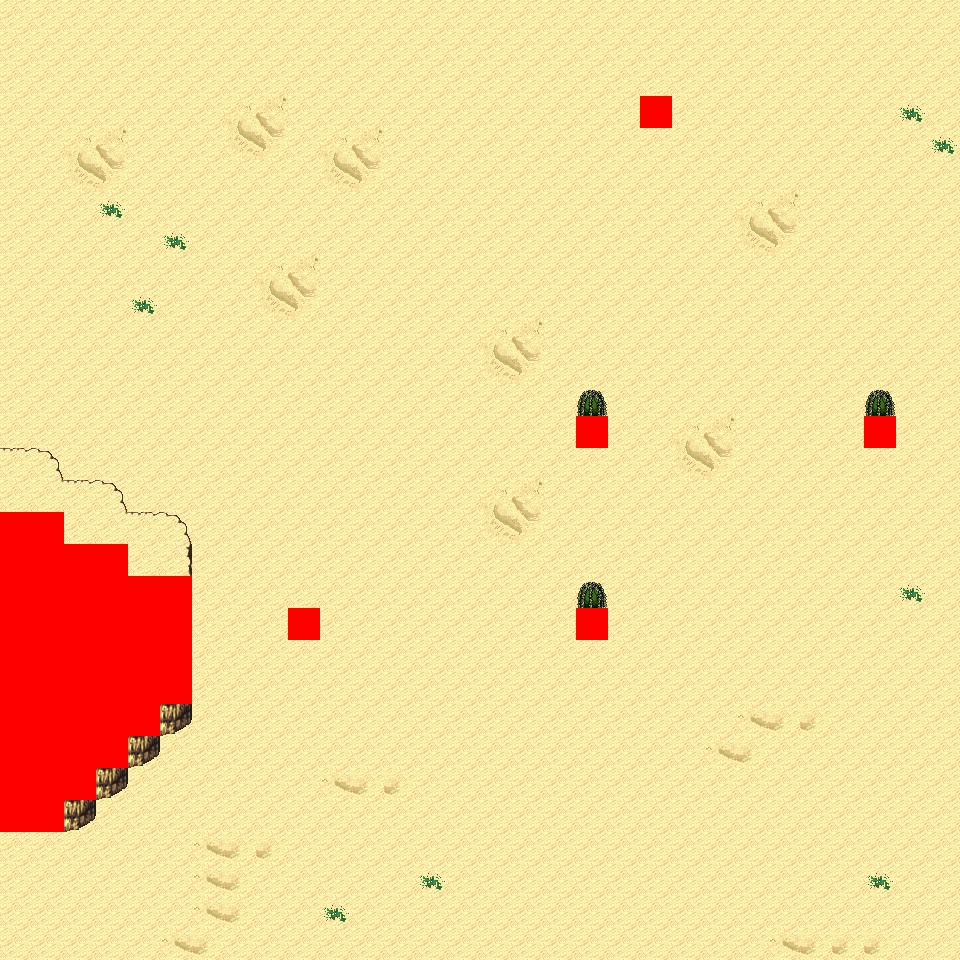

This is a level from a 2D game, rendered from its Tiled map with the project's own tilesets. A one-line summary and the map file follow, with tile-layer data summarised:
An orthogonal 30x30 tile map with 32x32 px tiles, 6 tile layers (Ground, Object, Object2, Above, ...), 6 tilesets and 4 objects (4x mapExit).

<map version="1.0" orientation="orthogonal" renderorder="right-down" width="30" height="30" tilewidth="32" tileheight="32" nextobjectid="5">
  <tileset firstgid="1" name="tileset_logic_collision" tilewidth="32" tileheight="32" tilecount="1" columns="1">
    <image source="../drawable/tileset_logic_collision.png" width="32" height="32" />
  </tileset>
  <tileset firstgid="2" name="tileset_terrain_desert" tilewidth="32" tileheight="32" tilecount="88" columns="8">
    <image source="../drawable/tileset_terrain_desert.png" width="256" height="352" />
  </tileset>
  <tileset firstgid="90" name="tileset_ground_sand_2" tilewidth="32" tileheight="32" tilecount="15" columns="5">
    <image source="../drawable/tileset_ground_sand_2.png" width="160" height="96" />
  </tileset>
  <tileset firstgid="105" name="tileset_plant_cactus_2" tilewidth="32" tileheight="32" tilecount="10" columns="5">
    <image source="../drawable/tileset_plant_cactus_2.png" width="160" height="64" />
  </tileset>
  <tileset firstgid="115" name="tileset_plant_round_cactuses" tilewidth="32" tileheight="32" tilecount="20" columns="10">
    <image source="../drawable/tileset_plant_round_cactuses.png" width="320" height="64" />
  </tileset>
  <tileset firstgid="135" name="tileset_plant_cactus" tilewidth="32" tileheight="32" tilecount="2" columns="1">
    <image source="../drawable/tileset_plant_cactus.png" width="32" height="64" />
  </tileset>
  <layer name="Ground" width="30" height="30">
    <data>[900 cells, 900 non-empty, 9 distinct tile ids]</data>
  </layer>
  <layer name="Object" width="30" height="30">
    <data>[900 cells, 25 non-empty, 9 distinct tile ids]</data>
  </layer>
  <layer name="Object2" width="30" height="30">
    <data>[900 cells, 0 non-empty, 0 distinct tile ids]</data>
  </layer>
  <layer name="Above" width="30" height="30">
    <data>[900 cells, 16 non-empty, 6 distinct tile ids]</data>
  </layer>
  <layer name="Above2" width="30" height="30">
    <data>[900 cells, 0 non-empty, 0 distinct tile ids]</data>
  </layer>
  <layer name="Walkable" width="30" height="30">
    <data>[900 cells, 49 non-empty, 1 distinct tile ids]</data>
  </layer>
  <objectgroup name="MapEvents">
    <object id="1" name="south" type="mapExit" x="0" y="928" width="960" height="32">
      <properties>
        <property name="map" value="level_0_x18_y111" />
        <property name="x" value="0" />
        <property name="y" value="1" />
      </properties>
    </object>
    <object id="2" name="west" type="mapExit" x="0" y="0" width="32" height="512">
      <properties>
        <property name="map" value="level_0_x17_y110" />
        <property name="x" value="28" />
        <property name="y" value="0" />
      </properties>
    </object>
    <object id="3" name="west2" type="mapExit" x="0" y="832" width="32" height="128">
      <properties>
        <property name="map" value="level_0_x17_y110" />
        <property name="x" value="28" />
        <property name="y" value="26" />
      </properties>
    </object>
    <object id="4" name="east" type="mapExit" x="928" y="0" width="32" height="960">
      <properties>
        <property name="map" value="level_0_x19_y110" />
        <property name="x" value="1" />
        <property name="y" value="0" />
      </properties>
    </object>
  </objectgroup>
</map>
